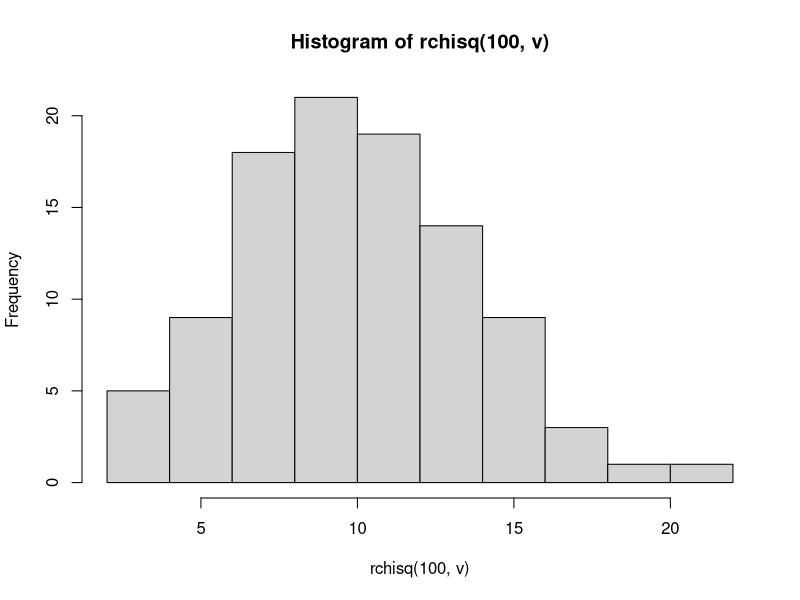

Source code (R):
#nomor 4
#4a
x <- 2
v <- 10
#build in function chi square distribution
dchisq(x, v)


#membuat histogram chi square dengan 100 data random
set.seed(1)
hist(rchisq(100, v)) #4b

#menggunakan rumus chi square rata rata dan varian 
paste("4c: rata-rata = ", v, ", varian = ", 2*v) #4c
